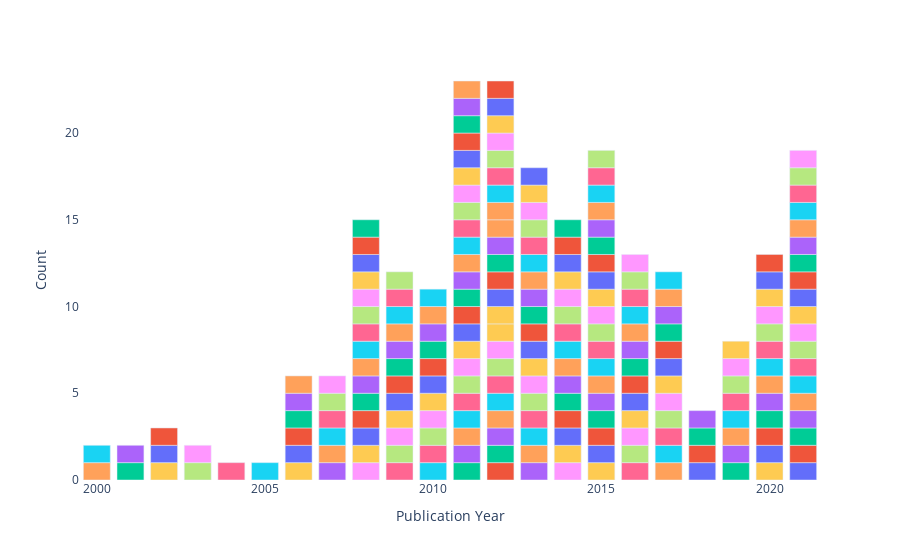

The cell this chart's notebook holds for it:
### Markdown cell above
## Publications

Publications reported in Scopus as of 01/04/2021. My total number of Scopus publications is 228. Below is a plot of total publications by year where each little box is a publication. Hover data includes title, authos, journal and citations.

### Code cell
temp = dat
temp = temp.assign(Count = 1)
temp = temp.rename(columns = {'total' : 'Citations'})

fig = px.bar(temp, x = 'Publication Year', 
                 y = 'Count',
                 color = 'Document Title',
                 hover_data = ['Publication Year', 'Document Title', 'Journal Title', 'Authors', 'Citations'])

fig = fig.update_layout({
    'plot_bgcolor' : 'rgba(0, 0, 0, 0)',
    'paper_bgcolor' : 'rgba(0, 0, 0, 0)'})

fig.update_layout(showlegend=False)

## Static image
#Image(fig.to_image(format="png", width=400, height=250, scale=2))

fig.show()
